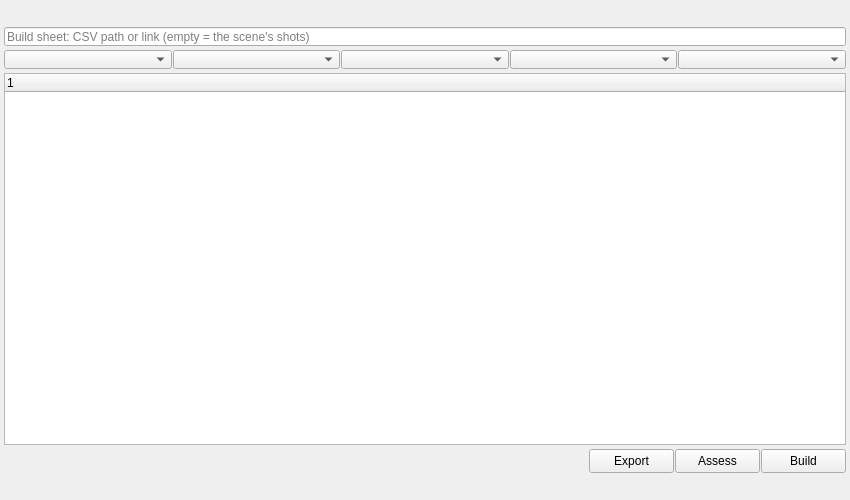
<?xml version="1.0" encoding="UTF-8"?>
<ui version="4.0">
 <class>shot_manifest</class>
 <widget class="QMainWindow" name="shot_manifest">
  <property name="geometry">
   <rect>
    <x>0</x>
    <y>0</y>
    <width>850</width>
    <height>500</height>
   </rect>
  </property>
  <property name="accessibleDescription">
   <string>Check scene shots against a CSV build sheet, then build or export them.</string>
  </property>
  <widget class="QWidget" name="centralwidget">
   <layout class="QVBoxLayout" name="verticalLayout">
    <property name="spacing">
     <number>4</number>
    </property>
    <property name="leftMargin">
     <number>4</number>
    </property>
    <property name="topMargin">
     <number>4</number>
    </property>
    <property name="rightMargin">
     <number>4</number>
    </property>
    <property name="bottomMargin">
     <number>4</number>
    </property>
    <item>
     <widget class="Header" name="header" native="true">
      <property name="minimumSize">
       <size>
        <width>0</width>
        <height>19</height>
       </size>
      </property>
      <property name="maximumSize">
       <size>
        <width>16777215</width>
        <height>19</height>
       </size>
      </property>
      <property name="font">
       <font>
        <weight>75</weight>
        <bold>true</bold>
       </font>
      </property>
      <property name="text" stdset="0">
       <string>SHOT MANIFEST</string>
      </property>
     </widget>
    </item>
    <item>
     <layout class="QHBoxLayout" name="file_layout">
      <property name="spacing">
       <number>1</number>
      </property>
      <item>
       <widget class="LineEdit" name="txt_csv_path">
        <property name="sizePolicy">
         <sizepolicy hsizetype="Expanding" vsizetype="Fixed">
          <horstretch>1</horstretch>
          <verstretch>0</verstretch>
         </sizepolicy>
        </property>
        <property name="minimumSize">
         <size>
          <width>0</width>
          <height>19</height>
         </size>
        </property>
        <property name="maximumSize">
         <size>
          <width>16777215</width>
          <height>19</height>
         </size>
        </property>
        <property name="readOnly">
         <bool>true</bool>
        </property>
        <property name="placeholderText">
         <string>Build sheet: CSV path or link (empty = the scene's shots)</string>
        </property>
       </widget>
      </item>
     </layout>
    </item>
    <item>
     <layout class="QHBoxLayout" name="view_layout">
      <property name="spacing">
       <number>1</number>
      </property>
      <item>
       <widget class="ComboBox" name="cmb_select">
        <property name="sizePolicy">
         <sizepolicy hsizetype="Expanding" vsizetype="Fixed">
          <horstretch>1</horstretch>
          <verstretch>0</verstretch>
         </sizepolicy>
        </property>
        <property name="minimumSize">
         <size>
          <width>0</width>
          <height>19</height>
         </size>
        </property>
        <property name="maximumSize">
         <size>
          <width>16777215</width>
          <height>19</height>
         </size>
        </property>
        <property name="toolTip">
         <string>Select rows in the table, or the rows' objects in the scene.</string>
        </property>
       </widget>
      </item>
      <item>
       <widget class="ComboBox" name="cmb_expand">
        <property name="sizePolicy">
         <sizepolicy hsizetype="Expanding" vsizetype="Fixed">
          <horstretch>1</horstretch>
          <verstretch>0</verstretch>
         </sizepolicy>
        </property>
        <property name="minimumSize">
         <size>
          <width>0</width>
          <height>19</height>
         </size>
        </property>
        <property name="maximumSize">
         <size>
          <width>16777215</width>
          <height>19</height>
         </size>
        </property>
        <property name="toolTip">
         <string>Expand every row, the rows with issues or with objects not in the manifest, or the selected rows.</string>
        </property>
       </widget>
      </item>
      <item>
       <widget class="ComboBox" name="cmb_collapse">
        <property name="sizePolicy">
         <sizepolicy hsizetype="Expanding" vsizetype="Fixed">
          <horstretch>1</horstretch>
          <verstretch>0</verstretch>
         </sizepolicy>
        </property>
        <property name="minimumSize">
         <size>
          <width>0</width>
          <height>19</height>
         </size>
        </property>
        <property name="maximumSize">
         <size>
          <width>16777215</width>
          <height>19</height>
         </size>
        </property>
        <property name="toolTip">
         <string>Collapse every row, the rows without issues, or the selected rows.</string>
        </property>
       </widget>
      </item>
      <item>
       <widget class="ComboBox" name="cmb_hide">
        <property name="sizePolicy">
         <sizepolicy hsizetype="Expanding" vsizetype="Fixed">
          <horstretch>1</horstretch>
          <verstretch>0</verstretch>
         </sizepolicy>
        </property>
        <property name="minimumSize">
         <size>
          <width>0</width>
          <height>19</height>
         </size>
        </property>
        <property name="maximumSize">
         <size>
          <width>16777215</width>
          <height>19</height>
         </size>
        </property>
        <property name="toolTip">
         <string>Hide the selected steps or their sections (Local Edits), or every step without a shot.</string>
        </property>
       </widget>
      </item>
      <item>
       <widget class="ComboBox" name="cmb_show">
        <property name="sizePolicy">
         <sizepolicy hsizetype="Expanding" vsizetype="Fixed">
          <horstretch>1</horstretch>
          <verstretch>0</verstretch>
         </sizepolicy>
        </property>
        <property name="minimumSize">
         <size>
          <width>0</width>
          <height>19</height>
         </size>
        </property>
        <property name="maximumSize">
         <size>
          <width>16777215</width>
          <height>19</height>
         </size>
        </property>
        <property name="toolTip">
         <string>Show the steps and objects Local Edits hid, or the steps without a shot.</string>
        </property>
       </widget>
      </item>
     </layout>
    </item>
    <item>
     <widget class="TreeWidget" name="tbl_steps">
      <property name="sizePolicy">
       <sizepolicy hsizetype="Expanding" vsizetype="Expanding">
        <horstretch>0</horstretch>
        <verstretch>1</verstretch>
       </sizepolicy>
      </property>
      <column>
       <property name="text">
        <string notr="true">1</string>
       </property>
      </column>
     </widget>
    </item>
    <item>
     <layout class="QHBoxLayout" name="action_layout">
      <property name="spacing">
       <number>1</number>
      </property>
      <item>
       <spacer name="action_spacer">
        <property name="orientation">
         <enum>Qt::Horizontal</enum>
        </property>
        <property name="sizeHint" stdset="0">
         <size>
          <width>0</width>
          <height>0</height>
         </size>
        </property>
       </spacer>
      </item>
      <item>
       <widget class="PushButton" name="b004">
        <property name="minimumSize">
         <size>
          <width>85</width>
          <height>24</height>
         </size>
        </property>
        <property name="maximumSize">
         <size>
          <width>85</width>
          <height>24</height>
         </size>
        </property>
        <property name="toolTip">
         <string>Preview the export: set its format, rows, object layout and
columns beside the text it gives, then Copy it or Save it As
a file.</string>
        </property>
        <property name="text">
         <string>Export</string>
        </property>
       </widget>
      </item>
      <item>
       <widget class="PushButton" name="b002">
        <property name="minimumSize">
         <size>
          <width>85</width>
          <height>24</height>
         </size>
        </property>
        <property name="maximumSize">
         <size>
          <width>85</width>
          <height>24</height>
         </size>
        </property>
        <property name="toolTip">
         <string>Compare loaded steps against the scene's live shots.
Shows timing, missing objects, missing behaviors,
and additional objects in the tree.</string>
        </property>
        <property name="text">
         <string>Assess</string>
        </property>
       </widget>
      </item>
      <item>
       <widget class="PushButton" name="b003">
        <property name="minimumSize">
         <size>
          <width>85</width>
          <height>24</height>
         </size>
        </property>
        <property name="maximumSize">
         <size>
          <width>85</width>
          <height>24</height>
         </size>
        </property>
        <property name="toolTip">
         <string>Build or update shots from the loaded steps.
New shots are created, changed shots are patched,
unchanged shots are skipped. Behaviors are applied
automatically. Assesses the scene after completion.</string>
        </property>
        <property name="text">
         <string>Build</string>
        </property>
       </widget>
      </item>
     </layout>
    </item>
    <item>
     <widget class="Footer" name="footer" native="true">
      <property name="minimumSize">
       <size>
        <width>0</width>
        <height>19</height>
       </size>
      </property>
      <property name="maximumSize">
       <size>
        <width>16777215</width>
        <height>19</height>
       </size>
      </property>
     </widget>
    </item>
   </layout>
  </widget>
 </widget>
 <customwidgets>
  <customwidget>
   <class>ComboBox</class>
   <extends>QComboBox</extends>
   <header>uitk.widgets.comboBox</header>
  </customwidget>
  <customwidget>
   <class>Header</class>
   <extends>QWidget</extends>
   <header>uitk.widgets.header</header>
  </customwidget>
  <customwidget>
   <class>Footer</class>
   <extends>QWidget</extends>
   <header>uitk.widgets.footer</header>
  </customwidget>
  <customwidget>
   <class>LineEdit</class>
   <extends>QLineEdit</extends>
   <header>uitk.widgets.lineEdit</header>
  </customwidget>
  <customwidget>
   <class>PushButton</class>
   <extends>QPushButton</extends>
   <header>uitk.widgets.pushButton</header>
  </customwidget>
  <customwidget>
   <class>TreeWidget</class>
   <extends>QTreeWidget</extends>
   <header>uitk.widgets.treeWidget</header>
  </customwidget>
 </customwidgets>
 <resources/>
 <connections/>
</ui>
